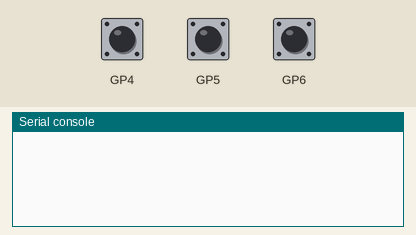
This program was run on a simulated Raspberry Pi Pico running MicroPython. Shown: the last lines printed to the serial console. The test bench sets the inputs (shaded band); at power-on: GP4 HIGH, GP6 HIGH, GP5 HIGH.

Above: at 1.2 s.
1.3 s: GP4 pulled LOW for 1 s
At 5.2 s:
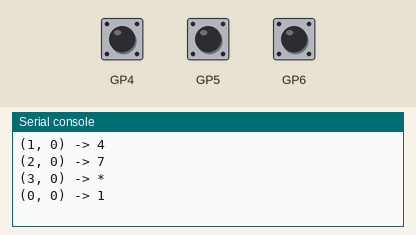
5.3 s: GP6 pulled LOW for 1 s
9.3 s: GP5 pulled LOW for 1 s
At 10.6 s:
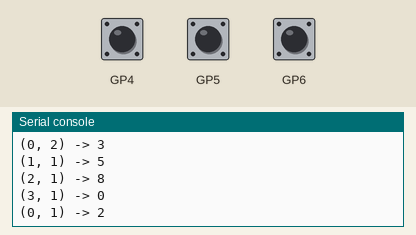
Timing chart, 0 to 12.3 s (numbered marks = the images above; inputs shaded):
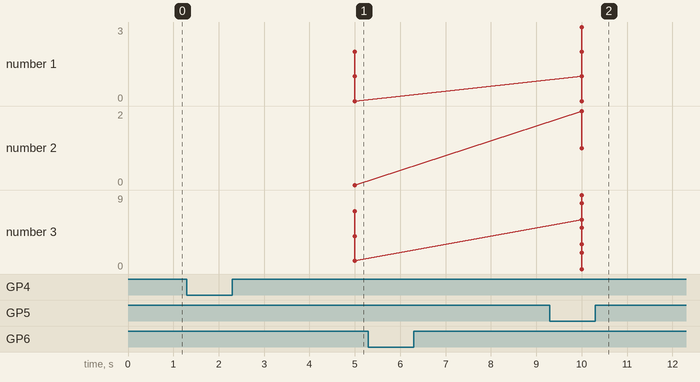

The program:

keypad_mpython.py
```python
# Exemplo com Teclado

from machine import Pin,Timer
from time import sleep

class Keypad:

  # iniciacao
  def __init__(self, rowPins, columnPins, debounce=5):
    self.nr = len(rowPins)
    self.nc = len(columnPins)
    self.debounce = debounce
    self.rows = [Pin(pin, Pin.IN) for pin in rowPins]
    self.columns = [Pin(pin, Pin.IN, Pin.PULL_UP) for pin in columnPins]
    self.curRow = 0
    self.previous = [[[0] for _ in range(self.nc)] for _ in range(self.nr)]
    self.count = [[[self.debounce] for _ in range(self.nc)] for _ in range(self.nr)]
    self.validated = [[[0] for _ in range(self.nc)] for _ in range(self.nr)]
    self.keys = []

  # verifica a proxima linha
  def checkRow(self):
    # coloca a linha em nivel BAIXO
    pin = self.rows[self.curRow]
    pin.init(mode=Pin.OUT)
    pin.low()
    # le as colunas e verifica mudancas
    for col in range(self.nc):
      read = self.columns[col].value()
      if read == self.previous[self.curRow][col]:
        if self.count[self.curRow][col] != 0:
          self.count[self.curRow][col] = self.count[self.curRow][col] - 1
          if self.count[self.curRow][col] == 0:
            # leitura confirmada
            if read != self.validated[self.curRow][col]:
              self.validated[self.curRow][col] = read
              if read == 0:
                  # detectada tecla apertada
                  self.keys.append((self.curRow, col))
      else:
        # reinicia validacao
        self.previous[self.curRow][col] = read
        self.count[self.curRow][col] = self.debounce
    # reconfigura linha como entrada
    pin.init(mode=Pin.IN)
    # passa para a proxima linha
    self.curRow = self.curRow + 1
    if self.curRow == self.nr:
      self.curRow = 0

  # retorna a proxima tecla apertada
  # None se nenhuma
  def getKey(self):
      if len(self.keys) == 0:
        return None
      else:
        return self.keys.pop(0)

pad = Keypad([0, 1, 2, 3], [4, 5, 6])

# tratamento da interrupcao de timer
def scanKeypad(timer):
  pad.checkRow()

Timer(mode=Timer.PERIODIC, period=10, callback=scanKeypad)

codes = [['1', '2', '3'], ['4', '5', '6'], ['7', '8', '9'], ['*', '0', '#']]

# laco principal
while True:
  key = pad.getKey()
  if key is None:
    sleep(5)
  else:
    print('{} -> {}'.format(key, codes[key[0]][key[1]]))
  
```

Measured:
- after the input at 1.3 s, the serial console: prints a new line after 3.7 s (image 1)
- after the input at 9.3 s, the serial console: prints a new line after 0.70 s (image 2)
